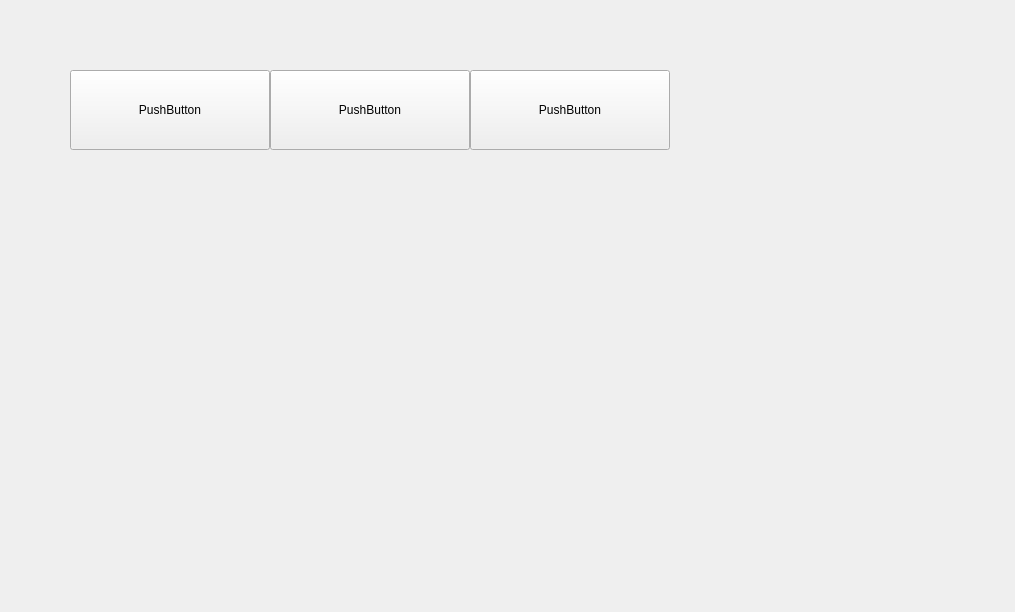
<?xml version="1.0" encoding="UTF-8"?>
<ui version="4.0">
 <class>Widget</class>
 <widget class="QWidget" name="Widget">
  <property name="geometry">
   <rect>
    <x>0</x>
    <y>0</y>
    <width>1015</width>
    <height>612</height>
   </rect>
  </property>
  <property name="windowTitle">
   <string>Widget</string>
  </property>
  <widget class="QPushButton" name="pushButton">
   <property name="geometry">
    <rect>
     <x>70</x>
     <y>70</y>
     <width>200</width>
     <height>80</height>
    </rect>
   </property>
   <property name="sizePolicy">
    <sizepolicy hsizetype="Expanding" vsizetype="Expanding">
     <horstretch>0</horstretch>
     <verstretch>0</verstretch>
    </sizepolicy>
   </property>
   <property name="styleSheet">
    <string notr="true">transform:skewX(-30deg);</string>
   </property>
   <property name="text">
    <string>PushButton</string>
   </property>
  </widget>
  <widget class="QPushButton" name="pushButton2">
   <property name="geometry">
    <rect>
     <x>270</x>
     <y>70</y>
     <width>200</width>
     <height>80</height>
    </rect>
   </property>
   <property name="sizePolicy">
    <sizepolicy hsizetype="Expanding" vsizetype="Expanding">
     <horstretch>0</horstretch>
     <verstretch>0</verstretch>
    </sizepolicy>
   </property>
   <property name="text">
    <string>PushButton</string>
   </property>
  </widget>
  <widget class="QPushButton" name="pushButton3">
   <property name="geometry">
    <rect>
     <x>470</x>
     <y>70</y>
     <width>200</width>
     <height>80</height>
    </rect>
   </property>
   <property name="sizePolicy">
    <sizepolicy hsizetype="Expanding" vsizetype="Expanding">
     <horstretch>0</horstretch>
     <verstretch>0</verstretch>
    </sizepolicy>
   </property>
   <property name="text">
    <string>PushButton</string>
   </property>
  </widget>
 </widget>
 <layoutdefault spacing="6" margin="11"/>
 <resources/>
 <connections/>
</ui>
